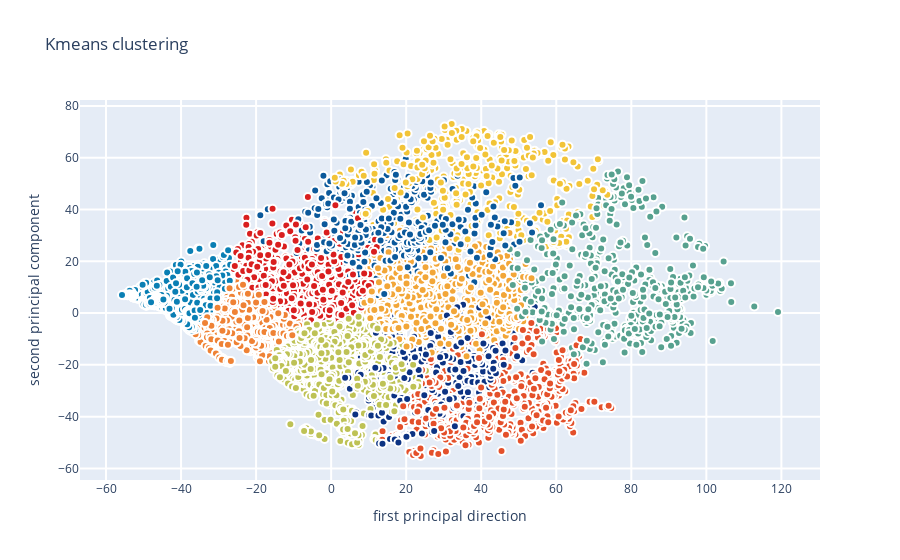

Write notebook code for a chart like this one.
### Code cell
tracekmeans = go.Scatter(x=X_10d[:, 0], y= X_10d[:, 1], mode="markers",
                    showlegend=False,
                    marker=dict(
                            size=8,
                            color = X_clustered,
                            colorscale = 'Portland',
                            showscale=False, 
                            line = dict(
            width = 2,
            color = 'rgb(255, 255, 255)'
        )
                   ))


layout=go.Layout(title='Kmeans clustering',
                 hovermode='closest',
                 xaxis=dict(title='first principal direction',
                           ticklen=5,
                           zeroline=False,
                           gridwidth=2),
                 yaxis=dict(title='second principal component',
                           ticklen=5,
                           gridwidth=2),
                 showlegend=True
                     )

data = [tracekmeans]
fig1 = dict(data=data, layout= layout)
# fig1.append_trace(contour_list)
py.iplot(fig1, filename="svm")

### Figure 1 — Plotly figure (JSON) as saved in the notebook; plotly's stock layout.template omitted (floating-point values rounded to 4 significant figures; data arrays with more than 128 entries replaced by an {"elided": "..."} marker saying what was removed)
{"data": [{"marker": {"color": {"elided": "9000 int values"}, "colorscale": [[0, "rgb(12,51,131)"], [0.25, "rgb(10,136,186)"], [0.5, "rgb(242,211,56)"], [0.75, "rgb(242,143,56)"], [1, "rgb(217,30,30)"]], "line": {"color": "rgb(255, 255, 255)", "width": 2}, "showscale": false, "size": 8}, "mode": "markers", "showlegend": false, "type": "scatter", "x": {"elided": "9000 float values"}, "y": {"elided": "9000 float values"}}], "layout": {"hovermode": "closest", "showlegend": true, "title": {"text": "Kmeans clustering"}, "xaxis": {"gridwidth": 2, "ticklen": 5, "title": {"text": "first principal direction"}, "zeroline": false}, "yaxis": {"gridwidth": 2, "ticklen": 5, "title": {"text": "second principal component"}}}}
